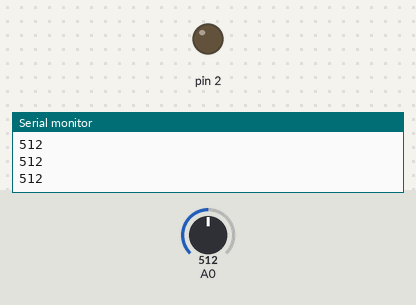
The sketch below on a simulated Arduino Uno, built with avr-gcc and run on an emulated ATmega328P. On the bench: output pins drawn as LEDs (lit = HIGH), the last lines printed to the serial monitor. Dashed ring = blinking. The test bench sets the inputs (shaded band); at power-on: A0 = 512.

Above: at 1.2 s.
1.3 s: A0 set to 542
2.8 s: A0 set to 558
At 2.93 s:
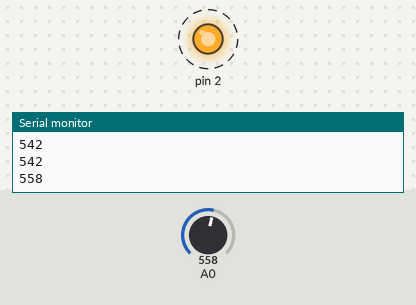
5.8 s: A0 set to 540
At 6.8 s:
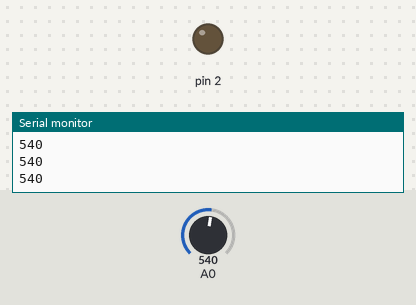
7.3 s: A0 set to 560
At 7.43 s:
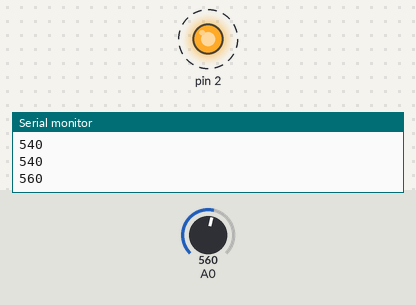
Timing chart, 0 to 11.3 s (numbered marks = the images above; inputs shaded):
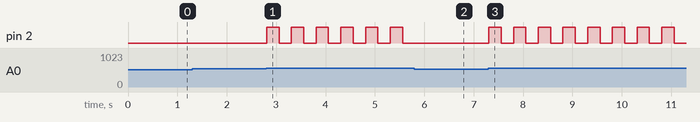

The sketch:

WaterSensorProject.ino
```cpp
int water;

void setup() {
  // put your setup code here, to run once:
Serial.begin(9600);
  pinMode(A0,INPUT);
  pinMode(2,OUTPUT);
}

void loop() {
  water=analogRead(A0);
   //digitalWrite(2,LOW);
  Serial.println(water);
  if(water>650 && water<920){
    digitalWrite(2,HIGH);

  }else if(water>550 && water<650){
    digitalWrite(2,HIGH);
    delay(250);
    digitalWrite(2,LOW);
    delay(250);
  }
    else {
    digitalWrite(2,LOW);
  }
}
```

Measured:
- the behaviour switches between 550 and 551 on A0 (found by bisection; images 0 and 1)
- after the input at 2.8 s, pin 2: alternates HIGH for 0.25 s and LOW for 0.25 s, starting at once
- after the input at 5.8 s, pin 2: stops changing and stays LOW
- after the input at 7.3 s, pin 2: alternates HIGH for 0.25 s and LOW for 0.25 s, starting at once
